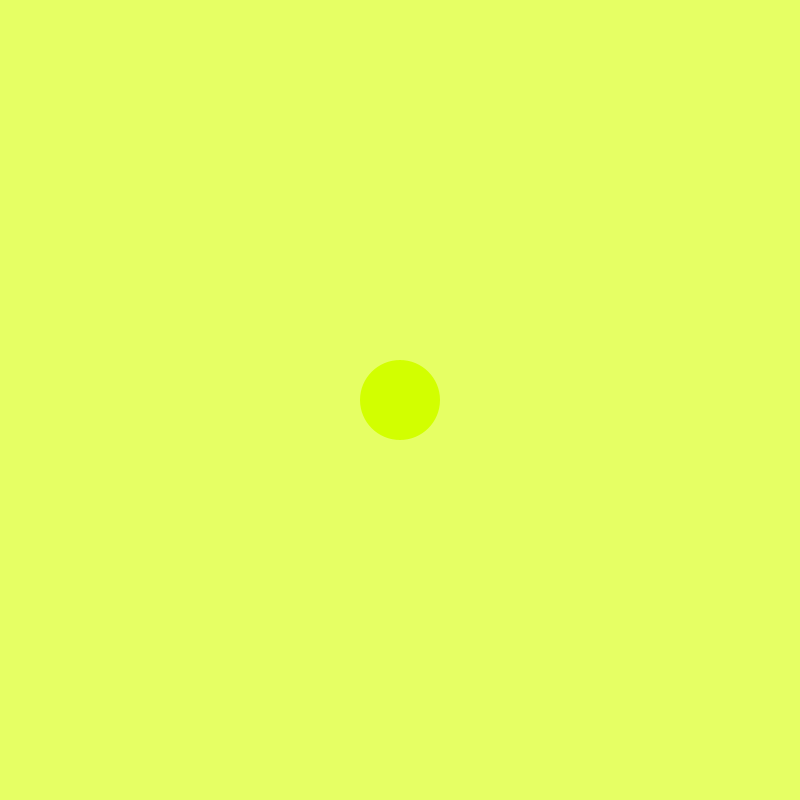
Frame 1 (no input)
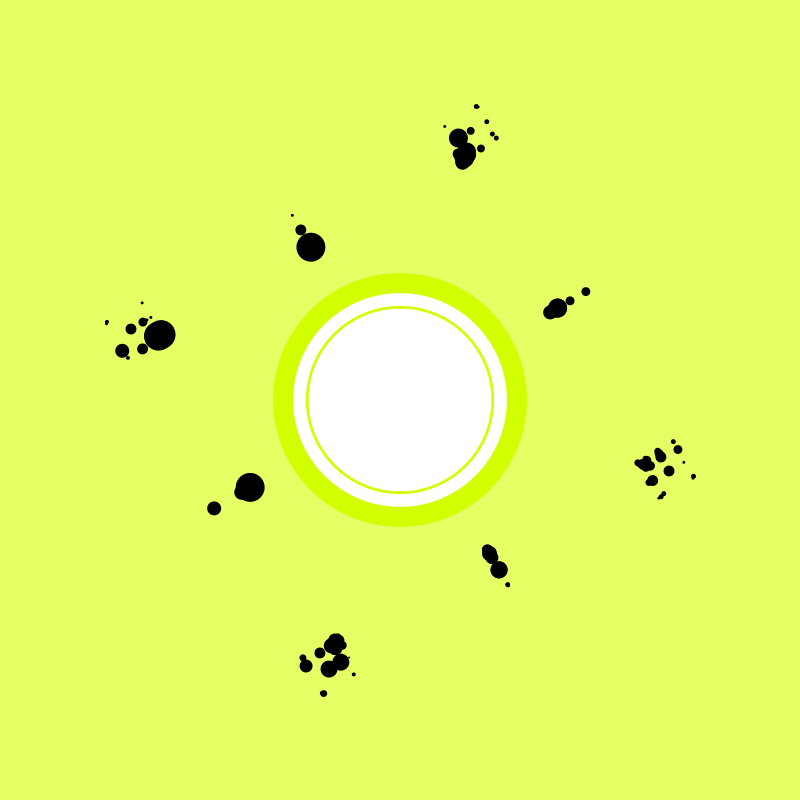
Frame 60 (the mouse pressed at the canvas centre just before this capture)
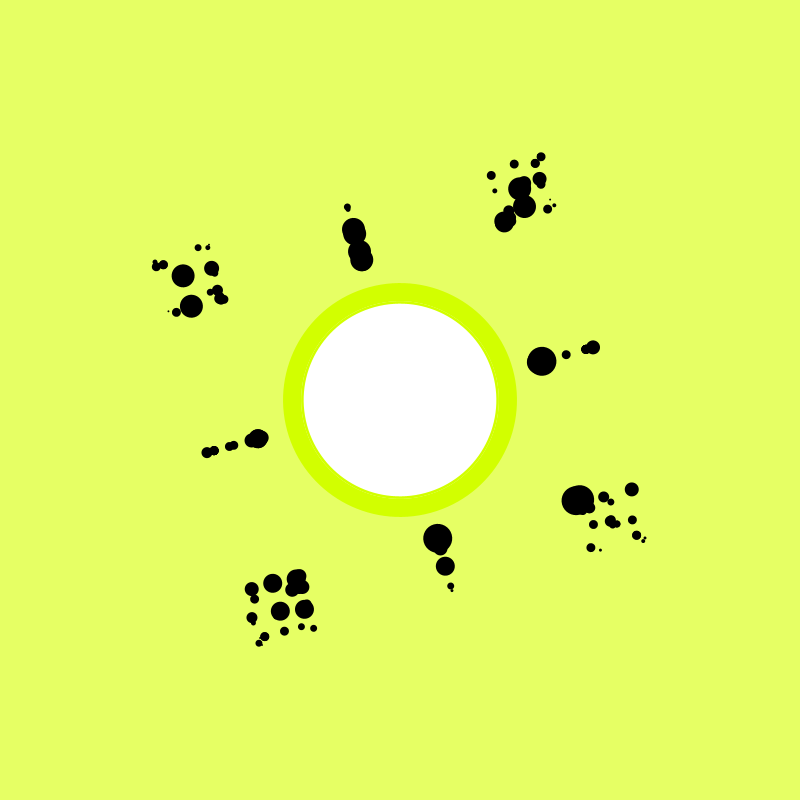
Frame 120 (the mouse held since frame 60 and released just before this capture)

The Processing sketch that drew these frames (run headless with seeded random() and noise(); from frame 60 on, the mouse is pressed at the canvas centre):

// Processing sketch: processing_45108
// ── processing_45108.pde


float AvelX;
float AruidoX = -.00718;
float AvarX;
float AvelY;
float AruidoY = .00715;
float AvarY;


float BvelX;
float BruidoX = .00666;
float BvarX;
float BvelY;
float BruidoY = -.00669;
float BvarY;


float CvelX;
float CruidoX = .00635;
float CvarX;
float CvelY;
float CruidoY = .00632;
float CvarY;


float DvelX;
float DruidoX = .00555;
float DvarX;
float DvelY;
float DruidoY = -.00543;
float DvarY;

float EvelX;
float EruidoX = .00457;
float EvarX;
float EvelY;
float EruidoY = .00458;
float EvarY;

float FvelX;
float FruidoX = -.00213;
float FvarX;
float FvelY;
float FruidoY = .00222;
float FvarY;

float GvelX;
float GruidoX = .00585;
float GvarX;
float GvelY;
float GruidoY = .00583;
float GvarY;

float HvelX;
float HruidoX = -.00890;
float HvarX;
float HvelY;
float HruidoY = .00891;
float HvarY;

float contador;
float rot;


// - - - - - setuo

void setup (){
  
 size (800,800);
  background (230,250,100);
  frameRate (60);
smooth ();

  
  
}

// - - - - - - draw

void draw (){
  

translate (width/2,height/2);
rotate(radians(rot));
rot += 45.25;
  
  //circulos screen
  
    fill (230,255,100);
    stroke (0,0);
    rectMode (CENTER);
    rect (0,0,1100,1100);
  
  
  
  
    // a ver que pasa aqui en medio
    
    fill (0);
    ellipse (BvelX,AvelY, contador%10, contador%10);
  ellipse (AvelY,CvelX, contador%12, contador%12);
  ellipse (-DvelX,-AvelY, contador%14, contador%14);
  ellipse (-AvelY,-EvelX, contador%16, contador%16);
  ellipse (-FvelX,AvelY, contador%18, contador%18);
  ellipse (-AvelY,GvelX, contador%20, contador%20);
  ellipse (HvelX,-AvelY, contador%22, contador%22);
  ellipse (AvelY,-BvelX, contador%24, contador%24);
  
   ellipse (CvelX,BvelY, contador%11, contador%11);
  ellipse (BvelY,DvelX, contador%12, contador%12);
  ellipse (-EvelX,-BvelY, contador%13, contador%13);
  ellipse (-BvelY,-FvelX, contador%14, contador%14);
  ellipse (-GvelX,BvelY, contador%15, contador%15);
  ellipse (-BvelY,HvelX, contador%16, contador%16);
  ellipse (AvelX,-BvelY, contador%17, contador%17);
  ellipse (BvelY,-CvelX, contador%18, contador%18);
  
   ellipse (DvelX,CvelY, contador%5, contador%5);
  ellipse (CvelY,EvelX, contador%7, contador%7);
  ellipse (-FvelX,-CvelY, contador%9, contador%9);
  ellipse (-CvelY,-GvelX, contador%11, contador%11);
  ellipse (-AvelX,CvelY, contador%13, contador%13);
  ellipse (-CvelY,BvelX, contador%15, contador%15);
  ellipse (DvelX,-CvelY, contador%17, contador%17);
  ellipse (CvelY,-EvelX, contador%19, contador%19);
  
   ellipse (FvelX,DvelY, contador%15, contador%15);
  ellipse (DvelY,GvelX, contador%14, contador%14);
  ellipse (-AvelX,-DvelY, contador%17, contador%17);
  ellipse (-DvelY,-BvelX, contador%18, contador%18);
  ellipse (-CvelX,DvelY, contador%19, contador%19);
  ellipse (-DvelY,EvelX, contador%20, contador%20);
  ellipse (FvelX,-DvelY, contador%23, contador%23);
  ellipse (DvelY,-GvelX, contador%25, contador%25);
  
  
   fill (0);
  ellipse (AvelX,AvelY, contador%10, contador%10);
  ellipse (AvelY,AvelX, contador%12, contador%12);
  ellipse (-AvelX,-AvelY, contador%14, contador%14);
  ellipse (-AvelY,-AvelX, contador%16, contador%16);
  ellipse (-AvelX,AvelY, contador%18, contador%18);
  ellipse (-AvelY,AvelX, contador%20, contador%20);
  ellipse (AvelX,-AvelY, contador%22, contador%22);
  ellipse (AvelY,-AvelX, contador%24, contador%24);
  
   ellipse (BvelX,BvelY, contador%11, contador%11);
  ellipse (BvelY,BvelX, contador%12, contador%12);
  ellipse (-BvelX,-BvelY, contador%13, contador%13);
  ellipse (-BvelY,-BvelX, contador%14, contador%14);
  ellipse (-BvelX,BvelY, contador%15, contador%15);
  ellipse (-BvelY,BvelX, contador%16, contador%16);
  ellipse (BvelX,-BvelY, contador%17, contador%17);
  ellipse (BvelY,-BvelX, contador%18, contador%18);
  
   ellipse (CvelX,CvelY, contador%5, contador%5);
  ellipse (CvelY,CvelX, contador%7, contador%7);
  ellipse (-CvelX,-CvelY, contador%9, contador%9);
  ellipse (-CvelY,-CvelX, contador%11, contador%11);
  ellipse (-CvelX,CvelY, contador%13, contador%13);
  ellipse (-CvelY,CvelX, contador%15, contador%15);
  ellipse (CvelX,-CvelY, contador%17, contador%17);
  ellipse (CvelY,-CvelX, contador%19, contador%19);
  
   ellipse (DvelX,DvelY, contador%15, contador%15);
  ellipse (DvelY,DvelX, contador%14, contador%14);
  ellipse (-DvelX,-DvelY, contador%17, contador%17);
  ellipse (-DvelY,-DvelX, contador%18, contador%18);
  ellipse (-DvelX,DvelY, contador%19, contador%19);
  ellipse (-DvelY,DvelX, contador%20, contador%20);
  ellipse (DvelX,-DvelY, contador%23, contador%23);
  ellipse (DvelY,-DvelX, contador%25, contador%25);
  
   ellipse (EvelX,EvelY, contador%14, contador%14);
  ellipse (EvelY,EvelX, contador%16, contador%16);
  ellipse (-EvelX,-EvelY, contador%26, contador%26);
  ellipse (-EvelY,-EvelX, contador%24, contador%24);
  ellipse (-EvelX,EvelY, contador%6, contador%6);
  ellipse (-EvelY,EvelX, contador%17, contador%17);
  ellipse (EvelX,-EvelY, contador%21, contador%21);
  ellipse (EvelY,-EvelX, contador%12, contador%12);
  
  ellipse (FvelX,FvelY, contador%4, contador%4);
  ellipse (FvelY,FvelX, contador%5, contador%5);
  ellipse (-FvelX,-FvelY, contador%6, contador%6);
  ellipse (-FvelY,-FvelX, contador%7, contador%7);
  ellipse (-FvelX,FvelY, contador%8, contador%8);
  ellipse (-FvelY,FvelX, contador%9, contador%9);
  ellipse (FvelX,-FvelY, contador%11, contador%11);
  ellipse (FvelY,-FvelX, contador%13, contador%13);
  
    ellipse (GvelX,GvelY, contador%30, contador%30);
  ellipse (GvelY,GvelX, contador%24, contador%24);
  ellipse (-GvelX,-GvelY, contador%10, contador%10);
  ellipse (-GvelY,-GvelX, contador%9, contador%9);
  ellipse (-GvelX,GvelY, contador%15, contador%15);
  ellipse (-GvelY,GvelX, contador%10, contador%10);
  ellipse (GvelX,-GvelY, contador%12, contador%12);
  ellipse (GvelY,-GvelX, contador%16, contador%16);
  
  ellipse (HvelX,HvelY, contador%10, contador%10);
  ellipse (HvelY,HvelX, contador%10, contador%10);
  ellipse (-HvelX,-HvelY, contador%10, contador%10);
  ellipse (-HvelY,-HvelX, contador%10, contador%10);
  ellipse (-HvelX,HvelY, contador%10, contador%10);
  ellipse (-HvelY,HvelX, contador%10, contador%10);
  ellipse (HvelX,-HvelY, contador%10, contador%10);
  ellipse (HvelY,-HvelX, contador%10, contador%10);
  
  
  // en blanco 
  
   fill (0);

  
   ellipse (AvelX,EvelY, contador%14, contador%14);
  ellipse (EvelY,BvelX, contador%16, contador%16);
  ellipse (-CvelX,-EvelY, contador%26, contador%26);
  ellipse (-EvelY,-DvelX, contador%24, contador%24);
  ellipse (-FvelX,EvelY, contador%6, contador%6);
  ellipse (-EvelY,GvelX, contador%17, contador%17);
  ellipse (HvelX,-EvelY, contador%21, contador%21);
  ellipse (EvelY,-AvelX, contador%12, contador%12);
  
  ellipse (BvelX,FvelY, contador%4, contador%4);
  ellipse (FvelY,CvelX, contador%5, contador%5);
  ellipse (-DvelX,-FvelY, contador%6, contador%6);
  ellipse (-FvelY,-EvelX, contador%7, contador%7);
  ellipse (-GvelX,FvelY, contador%8, contador%8);
  ellipse (-FvelY,HvelX, contador%9, contador%9);
  ellipse (AvelX,-FvelY, contador%11, contador%11);
  ellipse (FvelY,-BvelX, contador%13, contador%13);
  
    ellipse (CvelX,GvelY, contador%30, contador%30);
  ellipse (GvelY,DvelX, contador%24, contador%24);
  ellipse (-EvelX,-GvelY, contador%10, contador%10);
  ellipse (-GvelY,-FvelX, contador%9, contador%9);
  ellipse (-HvelX,GvelY, contador%15, contador%15);
  ellipse (-GvelY,AvelX, contador%10, contador%10);
  ellipse (BvelX,-GvelY, contador%12, contador%12);
  ellipse (GvelY,-CvelX, contador%16, contador%16);
  
  ellipse (DvelX,HvelY, contador%10, contador%10);
  ellipse (HvelY,EvelX, contador%10, contador%10);
  ellipse (-FvelX,-HvelY, contador%10, contador%10);
  ellipse (-HvelY,-GvelX, contador%10, contador%10);
  ellipse (-AvelX,HvelY, contador%10, contador%10);
  ellipse (-HvelY,BvelX, contador%10, contador%10);
  ellipse (CvelX,-HvelY, contador%10, contador%10);
  ellipse (HvelY,-DvelX, contador%10, contador%10);
  
 // - - - - lo -ol -o - o- o -o -l
 
  ellipse (BvelX,0, contador%10, contador%10);
  ellipse (0,CvelX, contador%12, contador%12);
  ellipse (-DvelX,-0, contador%14, contador%14);
  ellipse (-0,-EvelX, contador%16, contador%16);
  ellipse (-FvelX,0, contador%18, contador%18);
  ellipse (-0,GvelX, contador%20, contador%20);
  ellipse (HvelX,-0, contador%22, contador%22);
  ellipse (0,-BvelX, contador%24, contador%24);
  
   ellipse (CvelX,0, contador%11, contador%11);
  ellipse (0,DvelX, contador%12, contador%12);
  ellipse (-EvelX,-0, contador%13, contador%13);
  ellipse (-0,-FvelX, contador%14, contador%14);
  ellipse (-GvelX,0, contador%15, contador%15);
  ellipse (-0,HvelX, contador%16, contador%16);
  ellipse (AvelX,-0, contador%17, contador%17);
  ellipse (0,-CvelX, contador%18, contador%18);
  
   ellipse (0,CvelY, contador%5, contador%5);
  ellipse (CvelY,0, contador%7, contador%7);
  ellipse (-0,-CvelY, contador%9, contador%9);
  ellipse (-0,-GvelX, contador%11, contador%11);
  ellipse (-AvelX,0, contador%13, contador%13);
  ellipse (-0,BvelX, contador%15, contador%15);
  ellipse (DvelX,-0, contador%17, contador%17);
  ellipse (CvelY,-0, contador%19, contador%19);
  
   ellipse (FvelX,0, contador%15, contador%15);
  ellipse (0,GvelX, contador%14, contador%14);
  ellipse (-AvelX,-0, contador%17, contador%17);
  ellipse (-0,-BvelX, contador%18, contador%18);
  ellipse (-CvelX,0, contador%19, contador%19);
  ellipse (-DvelY,0, contador%20, contador%20);
  ellipse (0,-DvelY, contador%23, contador%23);
  ellipse (0,-GvelX, contador%25, contador%25);
  
  
   fill (0);
  ellipse (0,AvelY, contador%10, contador%10);
  ellipse (0,AvelX, contador%12, contador%12);
  ellipse (-0,-AvelY, contador%14, contador%14);
  ellipse (-0,-AvelX, contador%16, contador%16);
  ellipse (-0,AvelY, contador%18, contador%18);
  ellipse (-0,AvelX, contador%20, contador%20);
  ellipse (0,-AvelY, contador%22, contador%22);
  ellipse (0,-AvelX, contador%24, contador%24);
  
   ellipse (BvelX,0, contador%11, contador%11);
  ellipse (BvelY,0, contador%12, contador%12);
  ellipse (-BvelX,-0, contador%13, contador%13);
  ellipse (-BvelY,-0, contador%14, contador%14);
  ellipse (-BvelX,0, contador%15, contador%15);
  ellipse (-BvelY,0, contador%16, contador%16);
  ellipse (BvelX,-0, contador%17, contador%17);
  ellipse (BvelY,-0, contador%18, contador%18);

   ellipse (0,CvelY, contador%5, contador%5);
  ellipse (0,CvelX, contador%7, contador%7);
  ellipse (-0,-CvelY, contador%9, contador%9);
  ellipse (-0,-CvelX, contador%11, contador%11);
  ellipse (-0,CvelY, contador%13, contador%13);
  ellipse (-0,CvelX, contador%15, contador%15);
  ellipse (0,-CvelY, contador%17, contador%17);
  ellipse (0,-CvelX, contador%19, contador%19);
  
   ellipse (DvelX,0, contador%15, contador%15);
  ellipse (DvelY,0, contador%14, contador%14);
  ellipse (-DvelX,-0, contador%17, contador%17);
  ellipse (-DvelY,-0, contador%18, contador%18);
  ellipse (-DvelX,0, contador%19, contador%19);
  ellipse (-DvelY,0, contador%20, contador%20);
  ellipse (DvelX,-0, contador%23, contador%23);
  ellipse (DvelY,-0, contador%25, contador%25);
  
   ellipse (0,EvelY, contador%14, contador%14);
  ellipse (0,EvelX, contador%16, contador%16);
  ellipse (-0,-EvelY, contador%26, contador%26);
  ellipse (-0,-EvelX, contador%24, contador%24);
  ellipse (-0,EvelY, contador%6, contador%6);
  ellipse (-0,EvelX, contador%17, contador%17);
  ellipse (0,-EvelY, contador%21, contador%21);
  ellipse (0,-EvelX, contador%12, contador%12);
  
  ellipse (FvelX,0, contador%4, contador%4);
  ellipse (FvelY,0, contador%5, contador%5);
  ellipse (-FvelX,-0, contador%6, contador%6);
  ellipse (-FvelY,-0, contador%7, contador%7);
  ellipse (-FvelX,0, contador%8, contador%8);
  ellipse (-FvelY,0, contador%9, contador%9);
  ellipse (FvelX,-0, contador%11, contador%11);
  ellipse (FvelY,-0, contador%13, contador%13);
  
    ellipse (0,GvelY, contador%30, contador%30);
  ellipse (0,GvelX, contador%24, contador%24);
  ellipse (-0,-GvelY, contador%10, contador%10);
  ellipse (-0,-GvelX, contador%9, contador%9);
  ellipse (-0,GvelY, contador%15, contador%15);
  ellipse (-0,GvelX, contador%10, contador%10);
  ellipse (0,-GvelY, contador%12, contador%12);
  ellipse (0,-GvelX, contador%16, contador%16);
  
  ellipse (HvelX,0, contador%10, contador%10);
  ellipse (HvelY,0, contador%10, contador%10);
  ellipse (-HvelX,-0, contador%10, contador%10);
  ellipse (-HvelY,-0, contador%10, contador%10);
  ellipse (-HvelX,0, contador%10, contador%10);
  ellipse (-HvelY,0, contador%10, contador%10);
  ellipse (HvelX,-0, contador%10, contador%10);
  ellipse (HvelY,-0, contador%10, contador%10);
  
  
  // en blanco 
  
   fill (0);

  
   ellipse (0,EvelY, contador%14, contador%14);
  ellipse (0,BvelX, contador%16, contador%16);
  ellipse (-0,-EvelY, contador%26, contador%26);
  ellipse (-0,-DvelX, contador%24, contador%24);
  ellipse (-0,EvelY, contador%6, contador%6);
  ellipse (-0,GvelX, contador%17, contador%17);
  ellipse (0,-EvelY, contador%21, contador%21);
  ellipse (0,-AvelX, contador%12, contador%12);
  
  ellipse (0,FvelY, contador%4, contador%4);
  ellipse (0,CvelX, contador%5, contador%5);
  ellipse (-0,-FvelY, contador%6, contador%6);
  ellipse (-0,-EvelX, contador%7, contador%7);
  ellipse (-GvelX,0, contador%8, contador%8);
  ellipse (-FvelY,0, contador%9, contador%9);
  ellipse (AvelX,-0, contador%11, contador%11);
  ellipse (FvelY,-0, contador%13, contador%13);
  
    ellipse (CvelX,0, contador%30, contador%30);
  ellipse (GvelY,0, contador%24, contador%24);
  ellipse (-EvelX,-0, contador%10, contador%10);
  ellipse (-GvelY,-0, contador%9, contador%9);
  ellipse (-0,GvelY, contador%15, contador%15);
  ellipse (-0,AvelX, contador%10, contador%10);
  ellipse (0,-GvelY, contador%12, contador%12);
  ellipse (0,-CvelX, contador%16, contador%16);
  
  ellipse (DvelX,0, contador%10, contador%10);
  ellipse (HvelY,0, contador%10, contador%10);
  ellipse (-FvelX,-0, contador%10, contador%10);
  ellipse (-HvelY,-0, contador%10, contador%10);
  ellipse (-AvelX,0, contador%10, contador%10);
  ellipse (-HvelY,0, contador%10, contador%10);
  ellipse (CvelX,-0, contador%10, contador%10);
  ellipse (HvelY,-0, contador%10, contador%10);
  
  // a ver
  
  
  
  stroke(0,0); 
  fill(230,255,100,0);
  ellipse (0,0,AvelX+90,AvelX+90);
  fill(255);
  ellipse (0,0,AvelY,AvelY);
  
  
  
  
 stroke(0,0);
  fill(210,255,0);
  ellipse (0,0,BvelX+80,BvelX+80);
  fill(255);
  ellipse (0,0,BvelY,BvelY);
  
 stroke(0,0);
  fill(210,255,0);
  ellipse (0,0,CvelX+50,CvelX+50);
  fill(255);
  ellipse (0,0,CvelY,CvelY);
    
 stroke(0,0);
  fill(210,255,0);
  ellipse (0,0,DvelX+5,DvelX+35);
  fill(255);
  ellipse (0,0,DvelY,DvelY);
  
  
  
   stroke(0,0);
  fill(210,255,0);
  ellipse (0,0,EvelX+30,EvelX+30);
  fill(255);
  ellipse (0,0,EvelY,EvelY);
  
   stroke(0,0);
  fill(210,255,0);
  ellipse (0,0,FvelX+25,FvelX+25);
  fill(255);
  ellipse (0,0,FvelY,FvelY);
  

  
   stroke(0,0);
  fill(210,255,0);
  ellipse (0,0,GvelX+10,GvelX+10);
  fill(255);
  ellipse (0,0,GvelY,GvelY);
  
   stroke(0,0);
  fill(210,255,0);
  ellipse (0,0,HvelX+5,HvelX+5);
  fill(255);
  ellipse (0,0,HvelY,HvelY);
  
  
   
  
  
  contador ++;
  
  //ahora calculamos los valores de todo


  AvelX = noise(AvarX)*width/2;
  AvarX += AruidoX;
  AvelY = noise(AvarY)*width/2;
  AvarY += AruidoY;

  BvelX = noise(BvarX)*width/2;
  BvarX += BruidoX;
  BvelY = noise(BvarY)*width/2;
  BvarY += BruidoY;

  CvelX = noise(CvarX)*width/2;
  CvarX += CruidoX;
  CvelY = noise(CvarY)*width/2;
  CvarY += CruidoY;

  DvelX = noise(DvarX)*width/2;
  DvarX += DruidoX;
  DvelY = noise(DvarY)*width/2;
  DvarY += DruidoY;
  
  EvelX = noise(EvarX)*width/2;
  EvarX += EruidoX;
  EvelY = noise(EvarY)*width/2;
  EvarY += EruidoY;

  FvelX = noise(FvarX)*width/2;
  FvarX += FruidoX;
  FvelY = noise(FvarY)*width/2;
  FvarY += FruidoY;

  GvelX = noise(GvarX)*width/2;
  GvarX += GruidoX;
  GvelY = noise(GvarY)*width/2;
  GvarY += GruidoY;

  HvelX = noise(HvarX)*width/2;
  HvarX +=HruidoX;
  HvelY = noise(HvarY)*width/2;
  HvarY += HruidoY;
  




  
}
